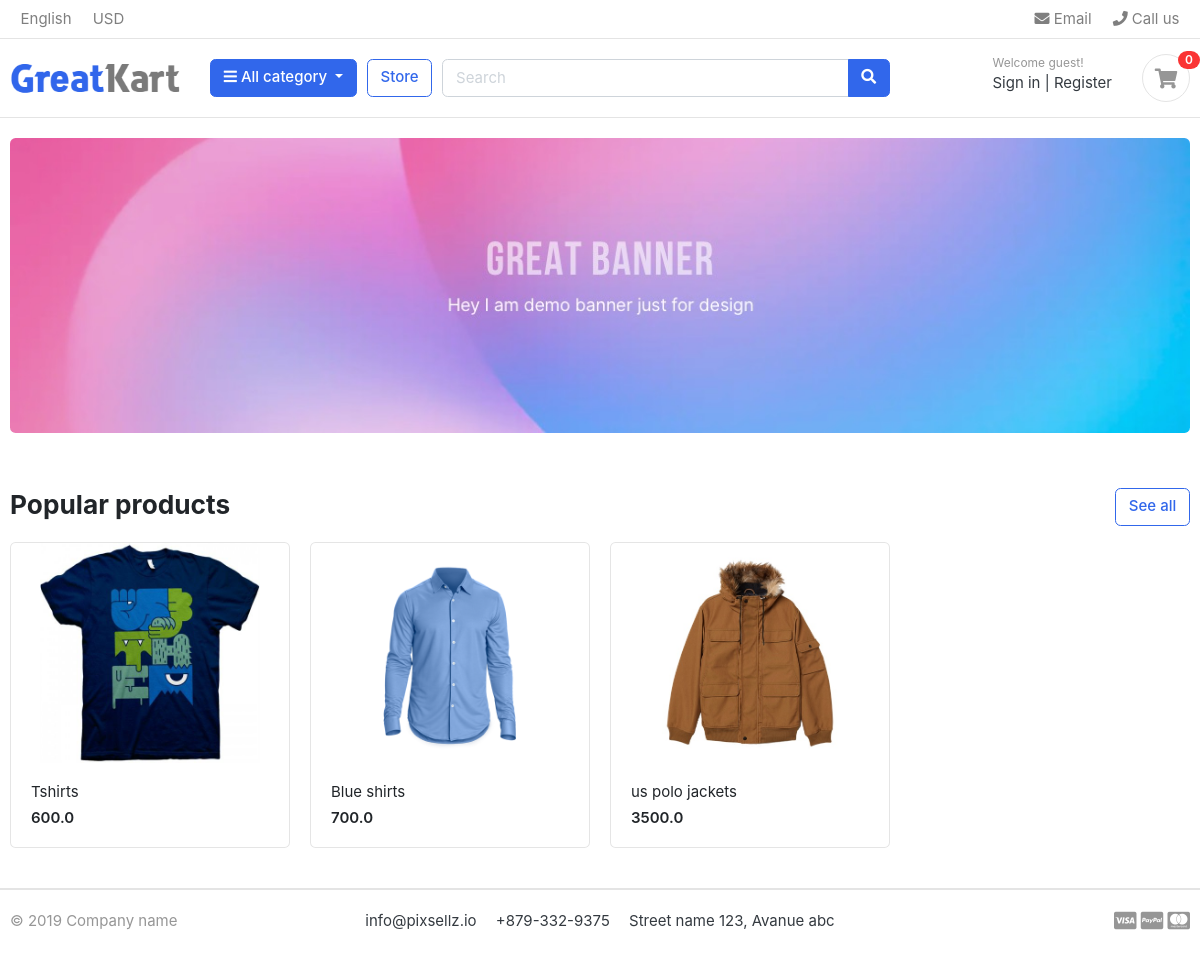
The page / on the database its author committed.
### store/models.py (models this page shows, shortened)
class Product(models.Model):
    product_name=models.CharField(max_length=255)
    product_slug=models.SlugField(max_length=50,null=True,blank=True)
    price=models.FloatField()
    stock=models.IntegerField()
    desc=models.TextField(max_length=255)
    image=models.ImageField(upload_to='product/images')
    category=models.ForeignKey(Category,on_delete=models.CASCADE)
    date_time=models.DateTimeField(auto_now_add=True)
    update_at=models.DateTimeField(auto_now=True)

### zeekart/views.py (the view)
# urls.py: 2. Add a URL to urlpatterns:  path('', views.home, name='home')
def home(request):
    products=Product.objects.all()
    categories = Category.objects.all()
    products=list(products)
    random_prod=random.sample(products,k=3)
    print(f'all category aari hai kya ........  cccccccc',categories)
    context={
        'rand_prod':random_prod,
        'cat': categories,
    }
    return render(request,'store/home.html',context)

### cart/context_processors.py (called while the page is built, shortened)
def counter(request):
    cart_count=0
    try:
        if request.user.is_authenticated:
            cart_item=CartItem.objects.filter(user=request.user)
            cart_count=0
            for item in cart_item:
              cart_count=cart_count+item.quantity
        else:
            cart=Cart.objects.get(cart_id=_cart_id(request))
            cart_items=CartItem.objects.filter(cart=cart)
            cart_count=0
            for item in cart_items:
                cart_count=cart_count+item.quantity
    except Cart.DoesNotExist:
        cart_count=0
    return dict(count=cart_count)

### cart/views.py (called while the page is built)
def _cart_id(request):
    cart=request.session.session_key
    if not cart:
        request.session.create()
        cart = request.session.session_key
    return cart

### store/context_processors.py (called while the page is built)
def categories(request):
    categories=Category.objects.all()
    return dict(cat=categories)

### store/models.py (called while the page is built)
    def __str__(self):
        return self.cat_name

### templates/store/home.html
{% extends 'base.html' %}
{% load static %}
{% block content %}
<section class="section-intro padding-y-sm">
    <div class="container">
    <div class="intro-banner-wrap">
        <img src="{% static 'images/banners/1.jpg' %}
        " class="img-fluid rounded">
    </div>
    </div>
    </section>
    <section class="section-name padding-y-sm">
    <div class="container">
    <header class="section-heading">
        <a href="{% url 'store' %}" class="btn btn-outline-primary float-right">See all</a>
        <h3 class="section-title">Popular products</h3>
    </header>
    <div class="row">
        {% for prod in rand_prod %}
        <div class="col-md-3">
            <div class="card card-product-grid">
                <a href="./product-detail.html" class="img-wrap"> <img src="{{prod.image.url}}"> </a>
                <figcaption class="info-wrap">
                    <a href="./product-detail.html" class="title">{{prod.product_name}}</a>
                    <div class="price mt-1">{{prod.price}}</div>
                </figcaption>
            </div>
        </div>
        {% endfor %}
    </div>
    </div>
    </section>
    {% endblock %}

### static/css/ui.css (style rules this page uses)
html { font-family: "Inter", sans-serif; font-size: 15px; }
.img-wrap { text-align: center; display: block; }
.img-wrap img { max-width: 100%; }
.padding-y-sm { padding-top: 20px; padding-bottom: 20px; }
.section-heading { margin-bottom: 20px; margin-top: 15px; }
.section-title { color: #212529; }
[class*=card-product] a.title { color: #212529; display: block; }
[class*=card-product] .img-wrap { overflow: hidden; position: relative; }
[class*=card-product] .img-wrap img { height: 100%; max-width: 100%; width: auto; display: inline-block; -o-object-fit: cover; object-fit: cover; }
.card-product-grid { margin-bottom: 20px; }
.card-product-grid .img-wrap { border-radius: 0.2rem 0.2rem 0 0; height: 220px; }
.card-product-grid .info-wrap { overflow: hidden; padding: 18px 20px; }
.card .img-wrap { overflow: hidden; }
.price { font-weight: 600; color: #212529; }

### rows shown on the page
Product: image (picture), product_name "Tshirts", price "600.0"
Product: image (picture), product_name "Blue shirts", price "700.0"
Product: image (picture), product_name "us polo jackets", price "3500.0"

### other values the page prints
{{ count }} "0"
